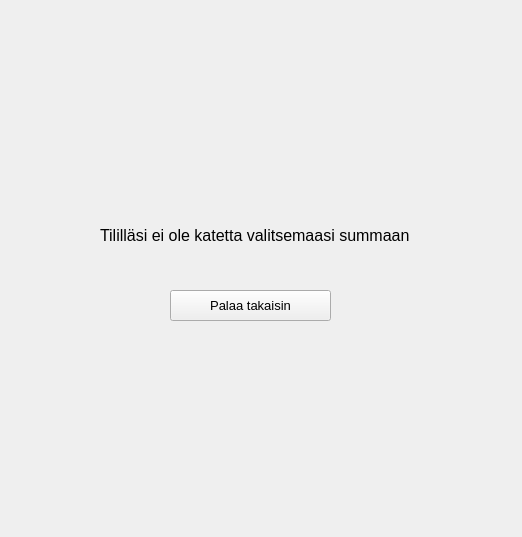
<?xml version="1.0" encoding="UTF-8"?>
<ui version="4.0">
 <class>eivaraa</class>
 <widget class="QWidget" name="eivaraa">
  <property name="geometry">
   <rect>
    <x>0</x>
    <y>0</y>
    <width>522</width>
    <height>537</height>
   </rect>
  </property>
  <property name="windowTitle">
   <string>Form</string>
  </property>
  <widget class="QLabel" name="label">
   <property name="geometry">
    <rect>
     <x>100</x>
     <y>190</y>
     <width>331</width>
     <height>91</height>
    </rect>
   </property>
   <property name="font">
    <font>
     <pointsize>12</pointsize>
    </font>
   </property>
   <property name="text">
    <string>Tililläsi ei ole katetta valitsemaasi summaan</string>
   </property>
  </widget>
  <widget class="QPushButton" name="btnPalaa3">
   <property name="geometry">
    <rect>
     <x>170</x>
     <y>290</y>
     <width>161</width>
     <height>31</height>
    </rect>
   </property>
   <property name="font">
    <font>
     <pointsize>10</pointsize>
    </font>
   </property>
   <property name="text">
    <string>Palaa takaisin</string>
   </property>
  </widget>
 </widget>
 <resources/>
 <connections/>
</ui>
